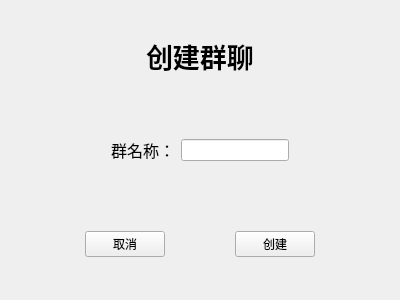
<?xml version="1.0" encoding="UTF-8"?>
<ui version="4.0">
 <class>CreateGroup</class>
 <widget class="QWidget" name="CreateGroup">
  <property name="geometry">
   <rect>
    <x>0</x>
    <y>0</y>
    <width>400</width>
    <height>300</height>
   </rect>
  </property>
  <property name="windowTitle">
   <string>Form</string>
  </property>
  <layout class="QVBoxLayout" name="verticalLayout">
   <item>
    <widget class="QWidget" name="widget_2" native="true">
     <layout class="QHBoxLayout" name="horizontalLayout">
      <item>
       <spacer name="horizontalSpacer">
        <property name="orientation">
         <enum>Qt::Horizontal</enum>
        </property>
        <property name="sizeHint" stdset="0">
         <size>
          <width>40</width>
          <height>20</height>
         </size>
        </property>
       </spacer>
      </item>
      <item>
       <widget class="QLabel" name="label_2">
        <property name="font">
         <font>
          <family>楷体</family>
          <pointsize>20</pointsize>
          <bold>true</bold>
         </font>
        </property>
        <property name="text">
         <string>创建群聊</string>
        </property>
       </widget>
      </item>
      <item>
       <spacer name="horizontalSpacer_2">
        <property name="orientation">
         <enum>Qt::Horizontal</enum>
        </property>
        <property name="sizeHint" stdset="0">
         <size>
          <width>40</width>
          <height>20</height>
         </size>
        </property>
       </spacer>
      </item>
     </layout>
    </widget>
   </item>
   <item>
    <widget class="QWidget" name="widget" native="true">
     <layout class="QHBoxLayout" name="horizontalLayout_2">
      <item>
       <spacer name="horizontalSpacer_3">
        <property name="orientation">
         <enum>Qt::Horizontal</enum>
        </property>
        <property name="sizeHint" stdset="0">
         <size>
          <width>40</width>
          <height>20</height>
         </size>
        </property>
       </spacer>
      </item>
      <item>
       <widget class="QLabel" name="label">
        <property name="text">
         <string>&lt;html&gt;&lt;head/&gt;&lt;body&gt;&lt;p align=&quot;center&quot;&gt;&lt;span style=&quot; font-size:12pt;&quot;&gt;群名称：&lt;/span&gt;&lt;/p&gt;&lt;/body&gt;&lt;/html&gt;</string>
        </property>
       </widget>
      </item>
      <item>
       <widget class="QLineEdit" name="lineEdit"/>
      </item>
      <item>
       <spacer name="horizontalSpacer_4">
        <property name="orientation">
         <enum>Qt::Horizontal</enum>
        </property>
        <property name="sizeHint" stdset="0">
         <size>
          <width>40</width>
          <height>20</height>
         </size>
        </property>
       </spacer>
      </item>
     </layout>
    </widget>
   </item>
   <item>
    <widget class="QWidget" name="widget_3" native="true">
     <layout class="QHBoxLayout" name="horizontalLayout_3">
      <item>
       <spacer name="horizontalSpacer_5">
        <property name="orientation">
         <enum>Qt::Horizontal</enum>
        </property>
        <property name="sizeHint" stdset="0">
         <size>
          <width>40</width>
          <height>20</height>
         </size>
        </property>
       </spacer>
      </item>
      <item>
       <widget class="QPushButton" name="cancelbut">
        <property name="text">
         <string>取消</string>
        </property>
       </widget>
      </item>
      <item>
       <spacer name="horizontalSpacer_7">
        <property name="orientation">
         <enum>Qt::Horizontal</enum>
        </property>
        <property name="sizeHint" stdset="0">
         <size>
          <width>40</width>
          <height>20</height>
         </size>
        </property>
       </spacer>
      </item>
      <item>
       <widget class="QPushButton" name="createbut">
        <property name="text">
         <string>创建</string>
        </property>
       </widget>
      </item>
      <item>
       <spacer name="horizontalSpacer_6">
        <property name="orientation">
         <enum>Qt::Horizontal</enum>
        </property>
        <property name="sizeHint" stdset="0">
         <size>
          <width>40</width>
          <height>20</height>
         </size>
        </property>
       </spacer>
      </item>
     </layout>
    </widget>
   </item>
  </layout>
 </widget>
 <resources/>
 <connections/>
</ui>
